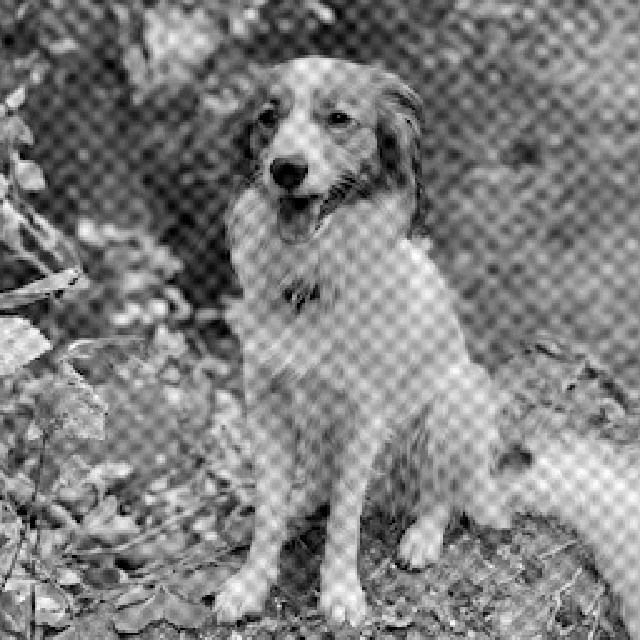
#> input picture Assignment 9/Noisy_Bailey.jpg, 640 x 640 px
$ jupyter execute TMFVC_Ass09.ipynb
#> lines starting #> are read from the running program, lines starting #| are printed output that depends on the picture
<hr>
<p style="text-align:left;">

    <span style="float:right;">
        University of Stuttgart<br />Visualization Research Center
    </span>
</p>
<hr>
<p style="text-align:left;">
    <span style="float:left;">
        Prof. Daniel Weiskopf
    </span>
    <span style="float:right;">
        Sunday, 2024-12-05
    </span>
</p>
<br/>

# Theoretical and Methodological Foundations of Visual Computing
## Assignment 09
Responsible tutor: Daniel Klötzl, Isha Sharma
<br/>

> *Please submit your solution to ILIAS by <b>Sunday, 2024-12-22, 23:55</b>. <br /> Solutions will be discussed in the tutorial on <b>Thursday, 2025-01-09</b>.* <br /> *Please note that source code will only be accepted if it compiles.*
<hr>

**Student name(s):** <font color='green'>Guangxin Zhao</font> <br />
**Immatriculation number(s):** <font color='green'>st194136</font> <br />

<hr>

### Exercise 9.1 (8 points)
According to the lecture, the Fourier series of a function $f: [-\pi,\pi] \rightarrow \mathbb{R}$ is given by
\begin{equation}
    g(x) = \frac{1}{2} a_0 + \sum_{k=1}^\infty \big[ a_k \cos(kx) + b_k \sin(kx) \big],
\end{equation}
where $a_0, a_1, a_2, \ldots \in \mathbb{R}$ and $b_1, b_2, \ldots \in \mathbb{R}$ are given by the formula
\begin{align*}
    a_k &= \frac{1}{\pi} \int_{-\pi}^{\pi} f(x) \cos(kx) ~dx, \\
    b_k &= \frac{1}{\pi} \int_{-\pi}^{\pi} f(x) \sin(kx) ~dx.
\end{align*}
The Fourier series can be used to represent/approximate a function via a sum of simple trigonometric functions.
For this, the first Equation (1) is rearranged into a finite sum (Fourier polynomial):
\begin{equation*}
    g_n(x) = \frac{1}{2} a_0 + \sum_{k=1}^n \big[ a_k \cos(kx) + b_k \sin(kx) \big].
\end{equation*}

<div style="display: flex; align-items: center; justify-content: center;">
    <figure style="margin: 10px; text-align: center;">

        <figcaption>(a) Figure 1: Concept visualization of Fourier transform.</figcaption>
    </figure>
</div>

`(a)` Figure 1 illustrates the concept of Fourier transform, which is related to the concept of Fourier series.
Explain both concepts and their relationship in your own words and discuss the keywords *time* and *time domain* as well as *frequency* and *frequency domain*.

**Answer:**

- Fourier Transform:
  - Fourier transform converts continous spatial (or time) domain to frequency domain.
- Fourier Series:
  - Fourier series converts a periodic function to a sum of trigonometric functions.
- Relationship:
  - Fourier transform can handel non-periodic signals, which is an extention of Fourier series.

- Time and Time Domain:
  - Time refers to the progression over time.
  - Time domain is the domain where the signal's value changes along with time.

- Frequency and Frequency Domain:
  - Frequency refers to the number of cycles of a periodic signal in a unit time.
  - Frequency domain is the domain where the signal's amplitude changes along with frequency.

`(b)`Given the periodically continued function $f: [-\pi, \pi) \rightarrow \mathbb{R}$ with
\begin{equation}
    f(x) = \begin{cases}
        1, \qquad \qquad x\in[-\pi, 0), \\
        1 - x/\pi, \quad \, x\in[0,\pi),
    \end{cases}
\end{equation}
complete the following tasks:
1. Calculate the coefficients $a_k, b_k$ of the Fourier polynomial $g_{n}(x)$ of $f$ dependent on $k$.
2. Write a Python script to plot $f$ together with $g_3$, $g_{10}$, $g_{25}$, and $g_{100}$ for $x\in [-3\pi, 3\pi]$.
>Hint: The function $f$ is periodically continued.

**Answer:**

According to the Fourier polynomial formula:

\begin{align*}
    a_k &= \frac{1}{\pi} \int_{-\pi}^{\pi} f(x) \cos(kx) \, \mathrm{d}x, \\
    b_k &= \frac{1}{\pi} \int_{-\pi}^{\pi} f(x) \sin(kx) \, \mathrm{d}x, \\
    g_{n}(x) &= \frac{1}{2} a_0 + \sum_{k=1}^n \big[ a_k \cos(kx) + b_k \sin(kx) \big],
\end{align*}

we can calculate the coefficients $a_k, b_k$ of the Fourier polynomial $g_{n}(x)$ of $f$ dependent on $k$ as follows:

\begin{align*}
    a_k &= \frac{1}{\pi} \int_{-\pi}^{0} \cos(kx) \, \mathrm{d}x + \frac{1}{\pi} \int_{0}^{\pi} (1-\frac{x}{\pi}) \cos(kx) \, \mathrm{d}x, \\
        &= \frac{1}{\pi} \int_{-\pi}^{\pi} \cos(kx)  \, \mathrm{d}x - \frac{1}{\pi^2} \int_{0}^{\pi} x \cos(kx) \, \mathrm{d}x, \\
        &= -\frac{1}{\pi^2} \int_{0}^{\pi} x \cos(kx) \, \mathrm{d}x, \\
        &= -\frac{1}{\pi^2} \Big[\frac{x}{k} \sin(kx) + \frac{1}{k^2} \cos(kx) \Big]_{0}^{\pi}, \\
        &= -\frac{\cos(k\pi) - 1}{k^2\pi^2}.
\end{align*}

\begin{align*}
    b_k &= \frac{1}{\pi} \int_{-\pi}^{0} \sin(kx) \, \mathrm{d}x + \frac{1}{\pi} \int_{0}^{\pi} (1-\frac{x}{\pi}) \sin(kx) \, \mathrm{d}x, \\
        &= \frac{1}{\pi} \int_{-\pi}^{\pi} \sin(kx)  \, \mathrm{d}x - \frac{1}{\pi^2} \int_{0}^{\pi} x \sin(kx) \, \mathrm{d}x, \\
        &= -\frac{1}{\pi^2} \int_{0}^{\pi} x \sin(kx) \, \mathrm{d}x, \\
        &= -\frac{1}{\pi^2} \Big[-\frac{x}{k} \cos(kx) + \frac{1}{k^2} \sin(kx) \Big]_{0}^{\pi}, \\
        &= \frac{\cos(k\pi)}{k\pi}.
\end{align*}

For $a_0$, we have:

\begin{align*}
    a_0 &= \frac{1}{\pi} \int_{-\pi}^{0} 1 \, \mathrm{d}x + \frac{1}{\pi} \int_{0}^{\pi} (1-\frac{x}{\pi}) \, \mathrm{d}x, \\
        &= \frac{1}{\pi} \int_{-\pi}^{\pi} 1 \, \mathrm{d}x - \frac{1}{\pi^2} \int_{0}^{\pi} x \, \mathrm{d}x, \\
        &= 2 - \frac{1}{\pi^2} \Big[\frac{x^2}{2} \Big]_{0}^{\pi}, \\
        &= \frac{3}{2}.
\end{align*}

Thus, the Fourier polynomial $g_{n}(x)$ of $f$ dependent on $k$ is:

\begin{align*}
    g_{n}(x) &= \frac{1}{2} a_0 + \sum_{k=1}^n \big[ a_k \cos(kx) + b_k \sin(kx) \big], \\
        &= \frac{3}{4} + \sum_{k=1}^n \big[ -\frac{\cos(k\pi) - 1}{k^2\pi^2} \cos(kx) + \frac{\cos(k\pi)}{k\pi} \sin(kx) \big].
\end{align*}

[cell 1]
import numpy as np
import matplotlib.pyplot as plt

K = [3, 10, 25, 100]
x_range = np.linspace(-3*np.pi, 3*np.pi, 1000)

def f(x):
    x = x % (2 * np.pi)

    if np.pi < x <= 2 * np.pi:
        return 1
    elif 0 <= x <= np.pi:
        return 1 - x / np.pi

f_vec = np.vectorize(f)

def g(n, x):
    sum = 3 / 4

    for i in range(1, n+1):
        sum += -(np.cos(i * np.pi) - 1) * np.cos(i * x) / (i * np.pi)**2 + np.cos(i * np.pi) * np.sin(i * x) / (i * np.pi)

    return sum

plt.figure(figsize=(10, 10))

for i in range(len(K)):
    plt.subplot(4, 1, i + 1)
    plt.plot(x_range, f_vec(x_range), label='$f(x)$', color='black', linewidth=2)
    plt.plot(x_range, g(K[i], x_range), label=f'$g_{{{K[i]}}}(x)$', linewidth=1.5)

    plt.axhline(0, color='black', linewidth=0.5, linestyle='--')
    plt.legend()
    plt.grid()
    plt.title(f'Fourier Approximation with n = {K[i]}', fontsize=12)

plt.tight_layout(rect=[0, 0, 1, 0.97])
plt.show()
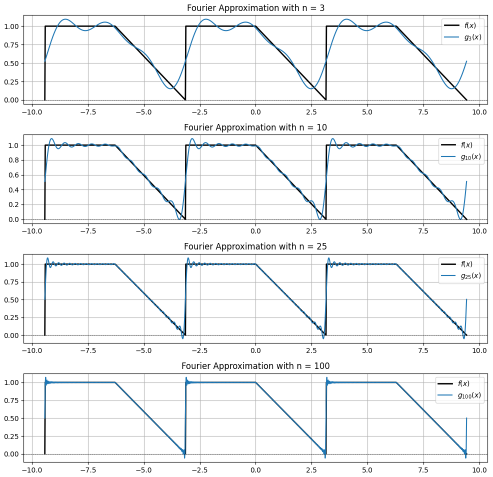
#> figure drawn by matplotlib, 4 panels; panel 1: curve peaks at x = -9.41, y = 1; panel 1: curve peaks at x = -8.5, y = 1.09; panel 2: curve peaks at x = -9.41, y = 1; panel 2: curve peaks at x = -2.84, y = 1.09

<hr>

### Exercise 9.2 (8 points)

Let $\mathcal{F}$ be the Fourier transform of the form:
\begin{equation*}
	\mathcal{F}[f(x)](k) = \int_{-\infty}^{+\infty}f(x)e^{-ikx}dx
\end{equation*}

The following hints may be necessary:
1. $e^{ix} = \cos(x) + i\sin(x)$
2. The Fourier transform of a complex exponential is a Dirac delta: $g(x) = e^{iax}\;,\mathcal{F}[g(x)](k)= \delta(k-a)$.
3. $\sin^2(x) = \frac{1}{2}(1 - \cos(2x))$
4. $\mathcal{F}[1](k) = \delta(k)$

`(a)` Show that the Fourier transform of $f(x) = \sin(k_0x)$ is:
\begin{equation*}
	\mathcal{F}[f(x)](k) = \frac{1}{2i}[\delta(k-k_0) - \delta(k+k_0)]\;,
\end{equation*}
where $\delta$ is the Dirac delta.

**Answer:**

For the Fourier transform of $f(x) = \sin(k_0x)$, we have:

\begin{align*}
    \mathcal{F}[f(x)](k) &= \int_{-\infty}^{+\infty} \sin(k_0x) e^{-ikx} \, \mathrm{d}x, \\
        &= \int_{-\infty}^{+\infty} \frac{1}{2i} \big[ \cos(k_0x) + i \sin(k_0x) - cos(k_0x) + i \sin(k_0x) \big] e^{-ikx} \, \mathrm{d}x, \\
        &= \frac{1}{2i} \int_{-\infty}^{+\infty} (e^{ik_0x} - e^{-ik_0x}) e^{-ikx} \, \mathrm{d}x, \\
        &= \frac{1}{2i} \int_{-\infty}^{+\infty} e^{ik_0x} e^{-ikx} \, \mathrm{d}x - \frac{1}{2i} \int_{-\infty}^{+\infty} e^{-ik_0x} e^{-ikx} \, \mathrm{d}x, \\
        &= \frac{1}{2i} \mathcal{F}[e^{ik_0x}](k) - \frac{1}{2i} \mathcal{F}[e^{-ik_0x}](k). \\
\end{align*}

Recall that $g(x)=e^{iax}, \mathcal{F}[g(x)](k) = \delta(k-a)$, we have:

\begin{align*}
    \mathcal{F}[f(x)](k) &= \frac{1}{2i} \mathcal{F}[e^{ik_0x}](k) - \frac{1}{2i} \mathcal{F}[e^{-ik_0x}](k), \\
        &= \frac{1}{2i}[\delta(k-k_0) - \delta(k+k_0)].
\end{align*}

`(b)` Show for the convolution $[F \star F](k)$:
\begin{equation*}
    [F \star F](k)=\mathcal{F}[g(x)g(x)](k)
\end{equation*}
where $F(k) = \mathcal{F}[g(x)](k)$ is the Fourier transform of $g(x)$, and $g(x)$ is an arbitrary analytic function.

**Answer:**

For the convolution $[F \star F](k)$, we have:

\begin{align*}
    [F \star F](k) &= \int_{-\infty}^{+\infty} F(u) F(k-u) \, \mathrm{d}u, \\
        &= \int_{-\infty}^{+\infty} \mathcal{F}[g(x)](u) \mathcal{F}[g(x)](k-u) \, \mathrm{d}u, \\
        &= \int_{-\infty}^{+\infty} \Big[\int_{-\infty}^{+\infty} g(x) e^{-iux} \, \mathrm{d}x\Big] \Big[\int_{-\infty}^{+\infty} g(x') e^{-i(k-u)x'} \, \mathrm{d}x'\Big] \, \mathrm{d}u, \\
        &= \int_{-\infty}^{+\infty} \int_{-\infty}^{+\infty} \int_{-\infty}^{+\infty} g(x) g(x') e^{-iux} e^{iux'} e^{-ikx'} \, \mathrm{d}x \, \mathrm{d}x' \, \mathrm{d}u. \\
\end{align*}

Combine $e^{-iux}e^{iux'}$ into $e^{-i(x-x')u}$, we have:

\begin{align*}
    [F \star F](k) &= \int_{-\infty}^{+\infty} \int_{-\infty}^{+\infty} \int_{-\infty}^{+\infty} g(x) g(x') e^{-iu(x-x')} e^{-ikx'} \, \mathrm{d}x \, \mathrm{d}x' \, \mathrm{d}u, \\
        &= \int_{-\infty}^{+\infty} \int_{-\infty}^{+\infty} \Big[\int_{-\infty}^{+\infty} e^{-i(x-x')u} \, \mathrm{d}u\Big] g(x) g(x') e^{-ikx'} \, \mathrm{d}x \, \mathrm{d}x', \\
        &= \int_{-\infty}^{+\infty} \int_{-\infty}^{+\infty} \delta(x-x') g(x) g(x') e^{-ikx'} \, \mathrm{d}x \, \mathrm{d}x. \\
\end{align*}

Notice that $\delta(x-x')$ results in $x'$ being replaced by $x$, we have:

\begin{align*}
    [F \star F](k) &= \int_{-\infty}^{+\infty} \int_{-\infty}^{+\infty} \delta(x-x') g(x) g(x') e^{-ikx'} \, \mathrm{d}x \, \mathrm{d}x, \\
        &= \int_{-\infty}^{+\infty} g(x) g(x) e^{-ikx} \, \mathrm{d}x, \\
        &= \mathcal{F}[g(x)g(x)](k).  \tag{1}
\end{align*}

`(c)` Let $f(x) = \sin(k_0x)$. Evaluate the convolution $[F \star F](k)$ for $f$.

**Answer:**

Take the Fourier transform of $f(x) = \sin(k_0x)$ into Eq. 1, we have:

\begin{align*}
    [F \star F](k) &= \mathcal{F}[f(x)f(x)](k), \\
        &= \mathcal{F}[\sin(k_0x)^2](k), \\
        &= \mathcal{F}[\frac{1}{2}(1 - \cos(2k_0x))](k), \\
        &= \frac{1}{2} \int_{-\infty}^{+\infty} (1 - \cos(2k_0x)) e^{-ikx} \, \mathrm{d}x, \\
        &= \frac{1}{2} \int_{-\infty}^{+\infty} e^{-ikx} \, \mathrm{d}x - \frac{1}{2} \int_{-\infty}^{+\infty} \cos(2k_0x) e^{-ikx} \, \mathrm{d}x, \\
        &= \frac{1}{2} \mathcal{F}[1](k) - \frac{1}{2} \int_{-\infty}^{+\infty} \frac{1}{2} (e^{i2k_0x} + e^{-i2k_0x}) e^{-ikx} \, \mathrm{d}x, \\
        &= \frac{1}{2} \delta(k) - \frac{1}{4} \int_{-\infty}^{+\infty} e^{i2k_0x} e^{-ikx} \, \mathrm{d}x - \frac{1}{4} \int_{-\infty}^{+\infty} e^{-i2k_0x} e^{-ikx} \, \mathrm{d}x, \\
        &= \frac{1}{2} \delta(k) - \frac{1}{4} \delta(k-2k_0) - \frac{1}{4} \delta(k+2k_0).
\end{align*}

<hr>

### Exercise 9.3 (4 points)

The Fourier transform can also be used to remove noise. The following illustration shows an image of the dog "Bailey" containing a noise signal and the corresponding Fourier spectrum.

<div style="display: flex; align-items: center; justify-content: center;">
    <figure style="margin: 10px; text-align: center;">

        <figcaption>(a) Noise image</figcaption>
    </figure>
    <figure style="margin: 10px; text-align: center;">

        <figcaption>(b) Frequency spectrum</figcaption>
    </figure>
</div>

`(a)` Describe what kind of noise signal is present above and in which way the frequency spectrum could be modified in order to eliminate the noise signal.

**Answer:**

The noise signal consists of two diagonal components and is periodic. This is reflected in the Fourier spectrum as four bright spots symmetrically positioned along the diagonal directions. To eliminate the noise, we can apply a  notch filter to suppress these specific frequencies.

`(b)` Write a Python script that removes the noise from the image `Noisy_Bailey.jpg`.

[cell 2]
import numpy as np
import matplotlib.pyplot as plt
from PIL import Image

image = np.array(Image.open('Noisy_Bailey.jpg').convert('L'))
#> image is the input picture: shape (640, 640); min 0, max 255, mean 127.5

rows, cols = image.shape
#> rows = 640; cols = 640
crow, ccol = rows // 2, cols // 2
#> crow = 320; ccol = 320
notch_radius = 5
notch_pos = 25

notch_coords = [
    (crow - notch_pos, ccol - notch_pos),
    (crow + notch_pos, ccol + notch_pos),
    (crow - notch_pos, ccol + notch_pos),
    (crow + notch_pos, ccol - notch_pos)
]

notch_shifts = [
    [130, 0],
    [-130, 0],
    [0, 130],
    [0, -130],
]

def fft(image):
    f_transform = np.fft.fft2(image)
    f_shifted = np.fft.fftshift(f_transform)

    magnitude_spectrum = np.log(1 + np.abs(f_shifted))
    magnitude_spectrum = (magnitude_spectrum - np.min(magnitude_spectrum)) \
                       / (np.max(magnitude_spectrum) - np.min(magnitude_spectrum))

    return f_shifted, magnitude_spectrum

def ifft(f_shifted):
    f_inverse_shifted = np.fft.ifftshift(f_shifted)
    image_filtered = np.abs(np.fft.ifft2(f_inverse_shifted))

    magnitude_spectrum = np.log(1 + np.abs(f_shifted))
    magnitude_spectrum = (magnitude_spectrum - np.min(magnitude_spectrum)) \
                       / (np.max(magnitude_spectrum) - np.min(magnitude_spectrum))

    return image_filtered, magnitude_spectrum

def notch_filter(f_shifted, notch_coords, notch_radius):
    rows, cols = f_shifted.shape
    for x, y in notch_coords:
        for i in range(-notch_radius, notch_radius + 1):
            for j in range(-notch_radius, notch_radius + 1):
                if i**2 + j**2 <= notch_radius**2:
                    xi, yj = x + i, y + j
                    if 0 <= xi < rows and 0 <= yj < cols:
                        f_shifted[xi, yj] = 0

    return f_shifted

def notch_filter_shifted(f_shifted, notch_coords, notch_radius, shift, scale=2):
    for shift in notch_shifts:
        for i in range(scale):
            notch_coords_shifted = [(x + shift[0] * (i+1), y + shift[1] * (i+1)) for x, y in notch_coords]
            f_shifted = notch_filter(f_shifted, notch_coords_shifted, notch_radius)

    return f_shifted

f_shifted, magnitude_spectrum = fft(image)
#> in fft, `magnitude_spectrum = np.log(1 + np.abs(f_shifted))`:
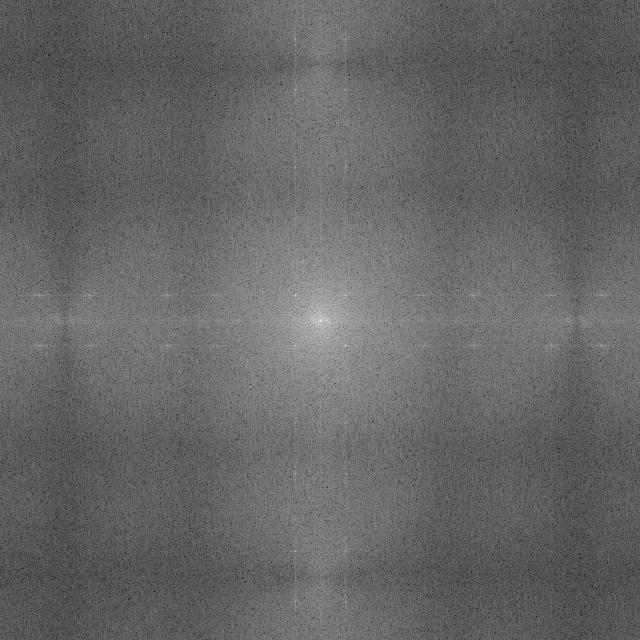
#> magnitude_spectrum: shape (640, 640) float64; min 1.47, max 17.77, mean 8.01; drawn with min black and max white

f_shifted = notch_filter(f_shifted, notch_coords, notch_radius)
f_shifted = notch_filter_shifted(f_shifted, notch_coords, notch_radius, notch_shifts)

image_filtered, magnitude_spectrum_filtered = ifft(f_shifted)
#> in ifft, `image_filtered = np.abs(np.fft.ifft2(f_inverse_shifted))`:
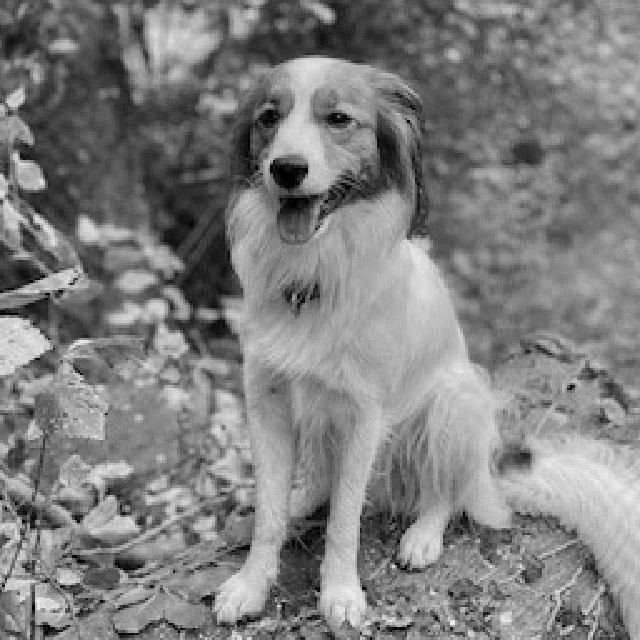
#> image_filtered: shape (640, 640) float64; min 0.000529, max 246.1, mean 127.5

plt.figure(figsize=(10, 10))

plt.subplot(2, 2, 1)
plt.imshow(image, cmap='gray')
plt.title('Original Image')

plt.subplot(2, 2, 2)
plt.imshow(magnitude_spectrum, cmap='gray')
plt.title('Fourier Transform Spectrum')

plt.subplot(2, 2, 3)
plt.imshow(magnitude_spectrum_filtered, cmap='gray')
plt.title('Filtered Fourier Spectrum')

plt.subplot(2, 2, 4)
plt.imshow(image_filtered, cmap='gray')
plt.title('Filtered Image')

plt.show()
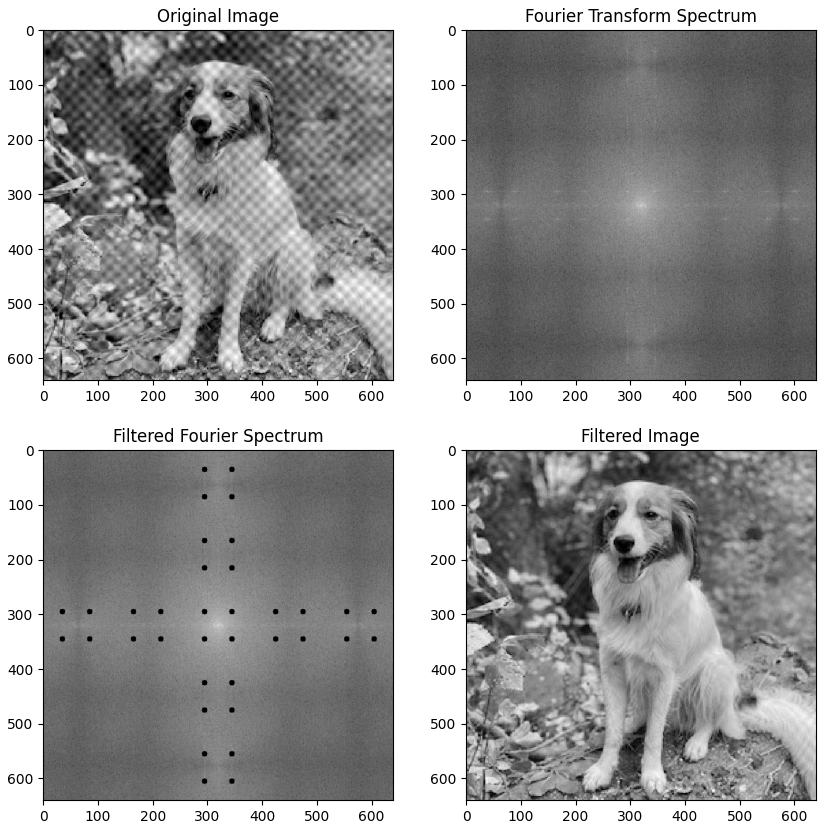
#> figure drawn by matplotlib, 4 panels
